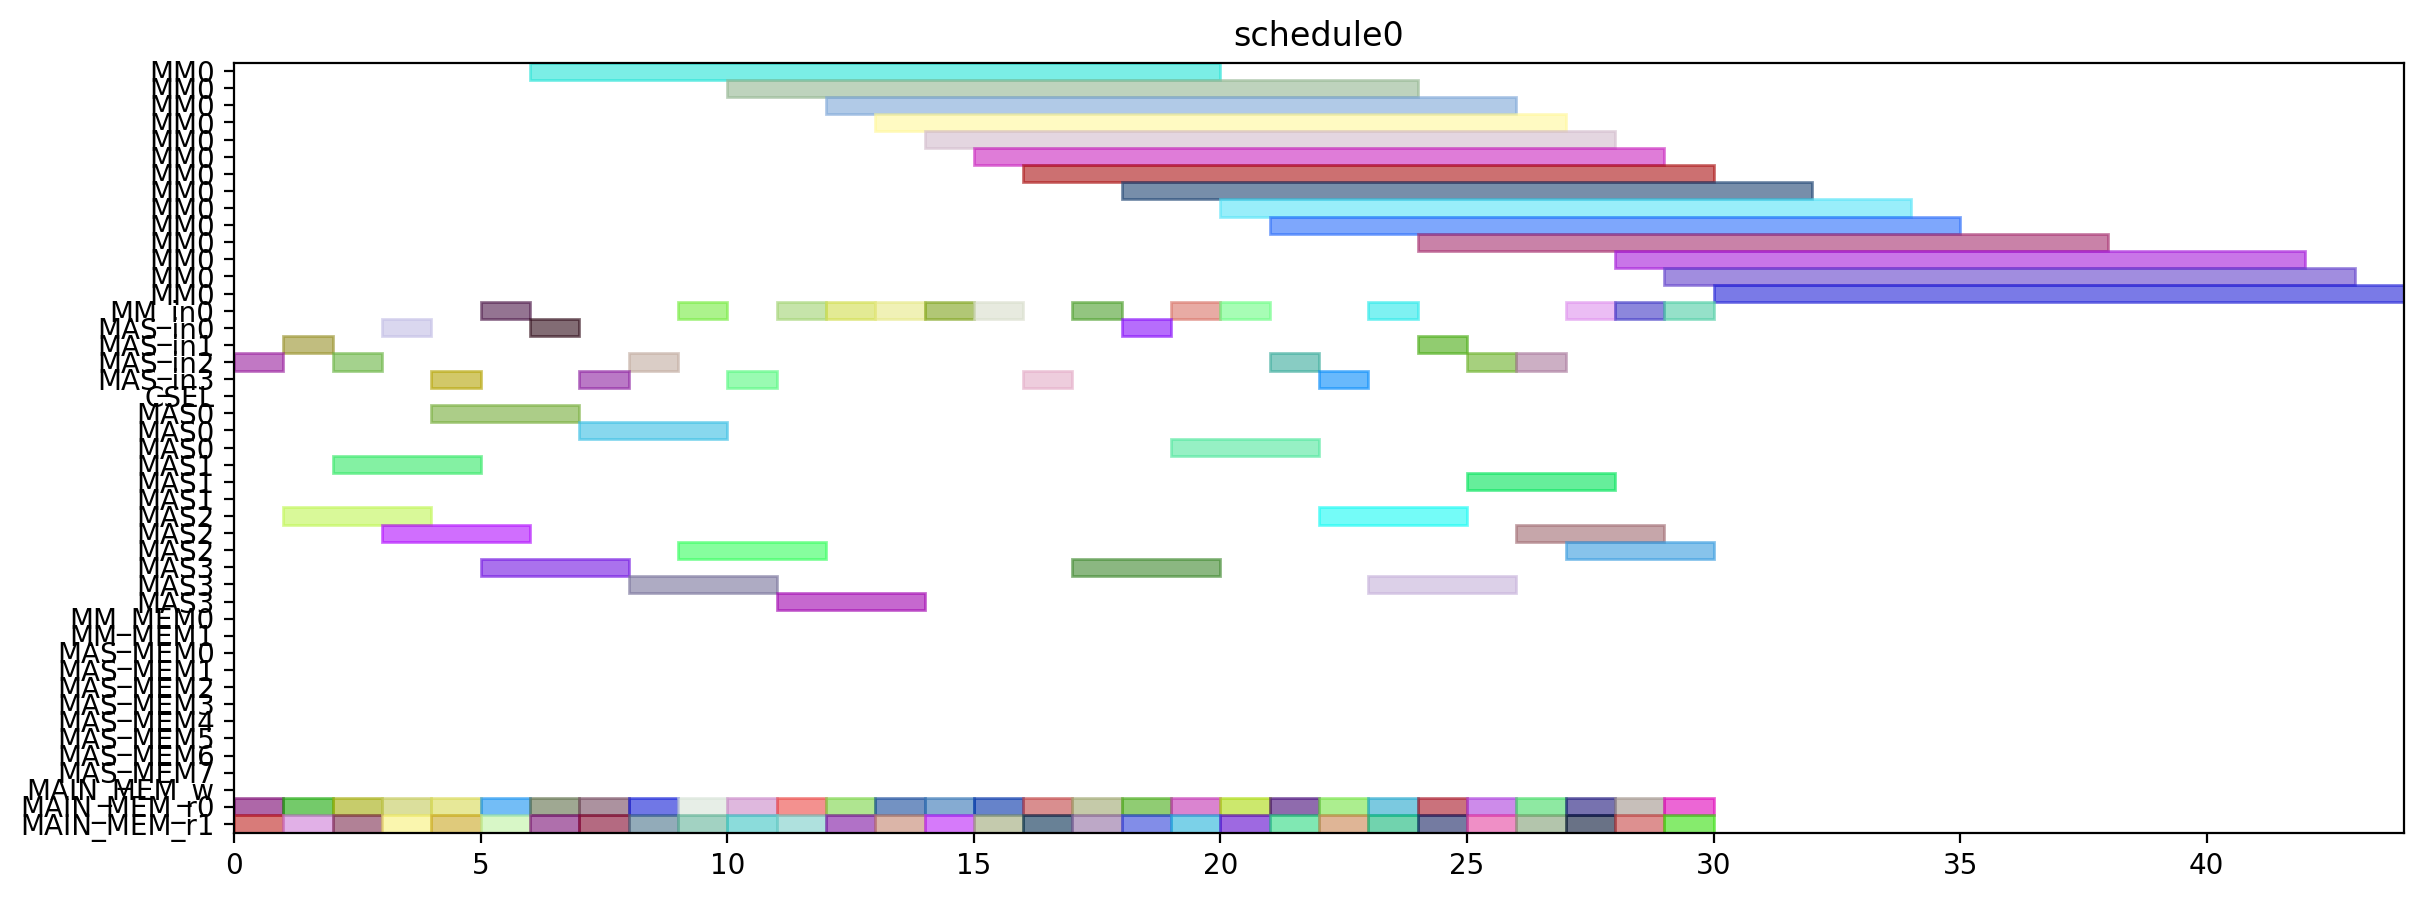

Write Python code to recreate this figure.
from pyschedule import Scenario, solvers, plotters, alt


def solve():
	horizon = 120
	S = Scenario("schedule0", horizon=horizon)

	# resource
	MM = S.Resources('MM', num=1, size=14)
	MM_in = S.Resources('MM_in', num=1)
	MAS_in = S.Resources('MAS_in', num=4)
	CSEL = S.Resource('CSEL')
	MAS = S.Resources('MAS', num=4, size=3, periods=range(1, horizon))
	MM_MEM = S.Resources('MM_MEM', num=2)
	MAS_MEM = S.Resources('MAS_MEM', num=8)
	MAIN_MEM_w = S.Resource('MAIN_MEM_w', size=1)
	MAIN_MEM_r = S.Resources('MAIN_MEM_r', num=2)

	# result of previous scheduling

	# new tasks
	r1_t0 = S.Task('r1_t0', length=14, delay_cost=1)
	r1_t0 += alt(MM)
	r1_t0_in = S.Task('r1_t0_in', length=1, delay_cost=1)
	r1_t0_in += alt(MM_in)
	S += r1_t0_in*MM_in[0]<=r1_t0*MM[0]
	r1_t0_mem0 = S.Task('r1_t0_mem0', length=1, delay_cost=1)
	r1_t0_mem0 += MAIN_MEM_r[0]
	S += r1_t0_mem0 <= r1_t0

	r1_t0_mem1 = S.Task('r1_t0_mem1', length=1, delay_cost=1)
	r1_t0_mem1 += MAIN_MEM_r[1]
	S += r1_t0_mem1 <= r1_t0

	r1_t1 = S.Task('r1_t1', length=14, delay_cost=1)
	r1_t1 += alt(MM)
	r1_t1_in = S.Task('r1_t1_in', length=1, delay_cost=1)
	r1_t1_in += alt(MM_in)
	S += r1_t1_in*MM_in[0]<=r1_t1*MM[0]
	r1_t1_mem0 = S.Task('r1_t1_mem0', length=1, delay_cost=1)
	r1_t1_mem0 += MAIN_MEM_r[0]
	S += r1_t1_mem0 <= r1_t1

	r1_t1_mem1 = S.Task('r1_t1_mem1', length=1, delay_cost=1)
	r1_t1_mem1 += MAIN_MEM_r[1]
	S += r1_t1_mem1 <= r1_t1

	r1_t2 = S.Task('r1_t2', length=3, delay_cost=1)
	r1_t2 += alt(MAS)
	r1_t2_in = S.Task('r1_t2_in', length=1, delay_cost=1)
	r1_t2_in += alt(MAS_in)
	S += r1_t2_in*MAS_in[0]<=r1_t2*MAS[0]

	S += r1_t2_in*MAS_in[1]<=r1_t2*MAS[1]

	S += r1_t2_in*MAS_in[2]<=r1_t2*MAS[2]

	S += r1_t2_in*MAS_in[3]<=r1_t2*MAS[3]

	r1_t2_mem0 = S.Task('r1_t2_mem0', length=1, delay_cost=1)
	r1_t2_mem0 += MAIN_MEM_r[0]
	S += r1_t2_mem0 <= r1_t2

	r1_t2_mem1 = S.Task('r1_t2_mem1', length=1, delay_cost=1)
	r1_t2_mem1 += MAIN_MEM_r[1]
	S += r1_t2_mem1 <= r1_t2

	r1_t3 = S.Task('r1_t3', length=3, delay_cost=1)
	r1_t3 += alt(MAS)
	r1_t3_in = S.Task('r1_t3_in', length=1, delay_cost=1)
	r1_t3_in += alt(MAS_in)
	S += r1_t3_in*MAS_in[0]<=r1_t3*MAS[0]

	S += r1_t3_in*MAS_in[1]<=r1_t3*MAS[1]

	S += r1_t3_in*MAS_in[2]<=r1_t3*MAS[2]

	S += r1_t3_in*MAS_in[3]<=r1_t3*MAS[3]

	r1_t3_mem0 = S.Task('r1_t3_mem0', length=1, delay_cost=1)
	r1_t3_mem0 += MAIN_MEM_r[0]
	S += r1_t3_mem0 <= r1_t3

	r1_t3_mem1 = S.Task('r1_t3_mem1', length=1, delay_cost=1)
	r1_t3_mem1 += MAIN_MEM_r[1]
	S += r1_t3_mem1 <= r1_t3

	r3_t0 = S.Task('r3_t0', length=14, delay_cost=1)
	r3_t0 += alt(MM)
	r3_t0_in = S.Task('r3_t0_in', length=1, delay_cost=1)
	r3_t0_in += alt(MM_in)
	S += r3_t0_in*MM_in[0]<=r3_t0*MM[0]
	r3_t0_mem0 = S.Task('r3_t0_mem0', length=1, delay_cost=1)
	r3_t0_mem0 += MAIN_MEM_r[0]
	S += r3_t0_mem0 <= r3_t0

	r3_t0_mem1 = S.Task('r3_t0_mem1', length=1, delay_cost=1)
	r3_t0_mem1 += MAIN_MEM_r[1]
	S += r3_t0_mem1 <= r3_t0

	r3_t1 = S.Task('r3_t1', length=14, delay_cost=1)
	r3_t1 += alt(MM)
	r3_t1_in = S.Task('r3_t1_in', length=1, delay_cost=1)
	r3_t1_in += alt(MM_in)
	S += r3_t1_in*MM_in[0]<=r3_t1*MM[0]
	r3_t1_mem0 = S.Task('r3_t1_mem0', length=1, delay_cost=1)
	r3_t1_mem0 += MAIN_MEM_r[0]
	S += r3_t1_mem0 <= r3_t1

	r3_t1_mem1 = S.Task('r3_t1_mem1', length=1, delay_cost=1)
	r3_t1_mem1 += MAIN_MEM_r[1]
	S += r3_t1_mem1 <= r3_t1

	r3_t2 = S.Task('r3_t2', length=3, delay_cost=1)
	r3_t2 += alt(MAS)
	r3_t2_in = S.Task('r3_t2_in', length=1, delay_cost=1)
	r3_t2_in += alt(MAS_in)
	S += r3_t2_in*MAS_in[0]<=r3_t2*MAS[0]

	S += r3_t2_in*MAS_in[1]<=r3_t2*MAS[1]

	S += r3_t2_in*MAS_in[2]<=r3_t2*MAS[2]

	S += r3_t2_in*MAS_in[3]<=r3_t2*MAS[3]

	r3_t2_mem0 = S.Task('r3_t2_mem0', length=1, delay_cost=1)
	r3_t2_mem0 += MAIN_MEM_r[0]
	S += r3_t2_mem0 <= r3_t2

	r3_t2_mem1 = S.Task('r3_t2_mem1', length=1, delay_cost=1)
	r3_t2_mem1 += MAIN_MEM_r[1]
	S += r3_t2_mem1 <= r3_t2

	r3_t3 = S.Task('r3_t3', length=3, delay_cost=1)
	r3_t3 += alt(MAS)
	r3_t3_in = S.Task('r3_t3_in', length=1, delay_cost=1)
	r3_t3_in += alt(MAS_in)
	S += r3_t3_in*MAS_in[0]<=r3_t3*MAS[0]

	S += r3_t3_in*MAS_in[1]<=r3_t3*MAS[1]

	S += r3_t3_in*MAS_in[2]<=r3_t3*MAS[2]

	S += r3_t3_in*MAS_in[3]<=r3_t3*MAS[3]

	r3_t3_mem0 = S.Task('r3_t3_mem0', length=1, delay_cost=1)
	r3_t3_mem0 += MAIN_MEM_r[0]
	S += r3_t3_mem0 <= r3_t3

	r3_t3_mem1 = S.Task('r3_t3_mem1', length=1, delay_cost=1)
	r3_t3_mem1 += MAIN_MEM_r[1]
	S += r3_t3_mem1 <= r3_t3

	r4_t0 = S.Task('r4_t0', length=14, delay_cost=1)
	r4_t0 += alt(MM)
	r4_t0_in = S.Task('r4_t0_in', length=1, delay_cost=1)
	r4_t0_in += alt(MM_in)
	S += r4_t0_in*MM_in[0]<=r4_t0*MM[0]
	r4_t0_mem0 = S.Task('r4_t0_mem0', length=1, delay_cost=1)
	r4_t0_mem0 += MAIN_MEM_r[0]
	S += r4_t0_mem0 <= r4_t0

	r4_t0_mem1 = S.Task('r4_t0_mem1', length=1, delay_cost=1)
	r4_t0_mem1 += MAIN_MEM_r[1]
	S += r4_t0_mem1 <= r4_t0

	r4_t1 = S.Task('r4_t1', length=14, delay_cost=1)
	r4_t1 += alt(MM)
	r4_t1_in = S.Task('r4_t1_in', length=1, delay_cost=1)
	r4_t1_in += alt(MM_in)
	S += r4_t1_in*MM_in[0]<=r4_t1*MM[0]
	r4_t1_mem0 = S.Task('r4_t1_mem0', length=1, delay_cost=1)
	r4_t1_mem0 += MAIN_MEM_r[0]
	S += r4_t1_mem0 <= r4_t1

	r4_t1_mem1 = S.Task('r4_t1_mem1', length=1, delay_cost=1)
	r4_t1_mem1 += MAIN_MEM_r[1]
	S += r4_t1_mem1 <= r4_t1

	r4_t2 = S.Task('r4_t2', length=3, delay_cost=1)
	r4_t2 += alt(MAS)
	r4_t2_in = S.Task('r4_t2_in', length=1, delay_cost=1)
	r4_t2_in += alt(MAS_in)
	S += r4_t2_in*MAS_in[0]<=r4_t2*MAS[0]

	S += r4_t2_in*MAS_in[1]<=r4_t2*MAS[1]

	S += r4_t2_in*MAS_in[2]<=r4_t2*MAS[2]

	S += r4_t2_in*MAS_in[3]<=r4_t2*MAS[3]

	r4_t2_mem0 = S.Task('r4_t2_mem0', length=1, delay_cost=1)
	r4_t2_mem0 += MAIN_MEM_r[0]
	S += r4_t2_mem0 <= r4_t2

	r4_t2_mem1 = S.Task('r4_t2_mem1', length=1, delay_cost=1)
	r4_t2_mem1 += MAIN_MEM_r[1]
	S += r4_t2_mem1 <= r4_t2

	r4_t3 = S.Task('r4_t3', length=3, delay_cost=1)
	r4_t3 += alt(MAS)
	r4_t3_in = S.Task('r4_t3_in', length=1, delay_cost=1)
	r4_t3_in += alt(MAS_in)
	S += r4_t3_in*MAS_in[0]<=r4_t3*MAS[0]

	S += r4_t3_in*MAS_in[1]<=r4_t3*MAS[1]

	S += r4_t3_in*MAS_in[2]<=r4_t3*MAS[2]

	S += r4_t3_in*MAS_in[3]<=r4_t3*MAS[3]

	r4_t3_mem0 = S.Task('r4_t3_mem0', length=1, delay_cost=1)
	r4_t3_mem0 += MAIN_MEM_r[0]
	S += r4_t3_mem0 <= r4_t3

	r4_t3_mem1 = S.Task('r4_t3_mem1', length=1, delay_cost=1)
	r4_t3_mem1 += MAIN_MEM_r[1]
	S += r4_t3_mem1 <= r4_t3

	r5_t0 = S.Task('r5_t0', length=14, delay_cost=1)
	r5_t0 += alt(MM)
	r5_t0_in = S.Task('r5_t0_in', length=1, delay_cost=1)
	r5_t0_in += alt(MM_in)
	S += r5_t0_in*MM_in[0]<=r5_t0*MM[0]
	r5_t0_mem0 = S.Task('r5_t0_mem0', length=1, delay_cost=1)
	r5_t0_mem0 += MAIN_MEM_r[0]
	S += r5_t0_mem0 <= r5_t0

	r5_t0_mem1 = S.Task('r5_t0_mem1', length=1, delay_cost=1)
	r5_t0_mem1 += MAIN_MEM_r[1]
	S += r5_t0_mem1 <= r5_t0

	r5_t1 = S.Task('r5_t1', length=14, delay_cost=1)
	r5_t1 += alt(MM)
	r5_t1_in = S.Task('r5_t1_in', length=1, delay_cost=1)
	r5_t1_in += alt(MM_in)
	S += r5_t1_in*MM_in[0]<=r5_t1*MM[0]
	r5_t1_mem0 = S.Task('r5_t1_mem0', length=1, delay_cost=1)
	r5_t1_mem0 += MAIN_MEM_r[0]
	S += r5_t1_mem0 <= r5_t1

	r5_t1_mem1 = S.Task('r5_t1_mem1', length=1, delay_cost=1)
	r5_t1_mem1 += MAIN_MEM_r[1]
	S += r5_t1_mem1 <= r5_t1

	r5_t2 = S.Task('r5_t2', length=3, delay_cost=1)
	r5_t2 += alt(MAS)
	r5_t2_in = S.Task('r5_t2_in', length=1, delay_cost=1)
	r5_t2_in += alt(MAS_in)
	S += r5_t2_in*MAS_in[0]<=r5_t2*MAS[0]

	S += r5_t2_in*MAS_in[1]<=r5_t2*MAS[1]

	S += r5_t2_in*MAS_in[2]<=r5_t2*MAS[2]

	S += r5_t2_in*MAS_in[3]<=r5_t2*MAS[3]

	r5_t2_mem0 = S.Task('r5_t2_mem0', length=1, delay_cost=1)
	r5_t2_mem0 += MAIN_MEM_r[0]
	S += r5_t2_mem0 <= r5_t2

	r5_t2_mem1 = S.Task('r5_t2_mem1', length=1, delay_cost=1)
	r5_t2_mem1 += MAIN_MEM_r[1]
	S += r5_t2_mem1 <= r5_t2

	r5_t3 = S.Task('r5_t3', length=3, delay_cost=1)
	r5_t3 += alt(MAS)
	r5_t3_in = S.Task('r5_t3_in', length=1, delay_cost=1)
	r5_t3_in += alt(MAS_in)
	S += r5_t3_in*MAS_in[0]<=r5_t3*MAS[0]

	S += r5_t3_in*MAS_in[1]<=r5_t3*MAS[1]

	S += r5_t3_in*MAS_in[2]<=r5_t3*MAS[2]

	S += r5_t3_in*MAS_in[3]<=r5_t3*MAS[3]

	r5_t3_mem0 = S.Task('r5_t3_mem0', length=1, delay_cost=1)
	r5_t3_mem0 += MAIN_MEM_r[0]
	S += r5_t3_mem0 <= r5_t3

	r5_t3_mem1 = S.Task('r5_t3_mem1', length=1, delay_cost=1)
	r5_t3_mem1 += MAIN_MEM_r[1]
	S += r5_t3_mem1 <= r5_t3

	r6_t0 = S.Task('r6_t0', length=14, delay_cost=1)
	r6_t0 += alt(MM)
	r6_t0_in = S.Task('r6_t0_in', length=1, delay_cost=1)
	r6_t0_in += alt(MM_in)
	S += r6_t0_in*MM_in[0]<=r6_t0*MM[0]
	r6_t0_mem0 = S.Task('r6_t0_mem0', length=1, delay_cost=1)
	r6_t0_mem0 += MAIN_MEM_r[0]
	S += r6_t0_mem0 <= r6_t0

	r6_t0_mem1 = S.Task('r6_t0_mem1', length=1, delay_cost=1)
	r6_t0_mem1 += MAIN_MEM_r[1]
	S += r6_t0_mem1 <= r6_t0

	r6_t1 = S.Task('r6_t1', length=14, delay_cost=1)
	r6_t1 += alt(MM)
	r6_t1_in = S.Task('r6_t1_in', length=1, delay_cost=1)
	r6_t1_in += alt(MM_in)
	S += r6_t1_in*MM_in[0]<=r6_t1*MM[0]
	r6_t1_mem0 = S.Task('r6_t1_mem0', length=1, delay_cost=1)
	r6_t1_mem0 += MAIN_MEM_r[0]
	S += r6_t1_mem0 <= r6_t1

	r6_t1_mem1 = S.Task('r6_t1_mem1', length=1, delay_cost=1)
	r6_t1_mem1 += MAIN_MEM_r[1]
	S += r6_t1_mem1 <= r6_t1

	r6_t2 = S.Task('r6_t2', length=3, delay_cost=1)
	r6_t2 += alt(MAS)
	r6_t2_in = S.Task('r6_t2_in', length=1, delay_cost=1)
	r6_t2_in += alt(MAS_in)
	S += r6_t2_in*MAS_in[0]<=r6_t2*MAS[0]

	S += r6_t2_in*MAS_in[1]<=r6_t2*MAS[1]

	S += r6_t2_in*MAS_in[2]<=r6_t2*MAS[2]

	S += r6_t2_in*MAS_in[3]<=r6_t2*MAS[3]

	r6_t2_mem0 = S.Task('r6_t2_mem0', length=1, delay_cost=1)
	r6_t2_mem0 += MAIN_MEM_r[0]
	S += r6_t2_mem0 <= r6_t2

	r6_t2_mem1 = S.Task('r6_t2_mem1', length=1, delay_cost=1)
	r6_t2_mem1 += MAIN_MEM_r[1]
	S += r6_t2_mem1 <= r6_t2

	r6_t3 = S.Task('r6_t3', length=3, delay_cost=1)
	r6_t3 += alt(MAS)
	r6_t3_in = S.Task('r6_t3_in', length=1, delay_cost=1)
	r6_t3_in += alt(MAS_in)
	S += r6_t3_in*MAS_in[0]<=r6_t3*MAS[0]

	S += r6_t3_in*MAS_in[1]<=r6_t3*MAS[1]

	S += r6_t3_in*MAS_in[2]<=r6_t3*MAS[2]

	S += r6_t3_in*MAS_in[3]<=r6_t3*MAS[3]

	r6_t3_mem0 = S.Task('r6_t3_mem0', length=1, delay_cost=1)
	r6_t3_mem0 += MAIN_MEM_r[0]
	S += r6_t3_mem0 <= r6_t3

	r6_t3_mem1 = S.Task('r6_t3_mem1', length=1, delay_cost=1)
	r6_t3_mem1 += MAIN_MEM_r[1]
	S += r6_t3_mem1 <= r6_t3

	r9_t2 = S.Task('r9_t2', length=3, delay_cost=1)
	r9_t2 += alt(MAS)
	r9_t2_in = S.Task('r9_t2_in', length=1, delay_cost=1)
	r9_t2_in += alt(MAS_in)
	S += r9_t2_in*MAS_in[0]<=r9_t2*MAS[0]

	S += r9_t2_in*MAS_in[1]<=r9_t2*MAS[1]

	S += r9_t2_in*MAS_in[2]<=r9_t2*MAS[2]

	S += r9_t2_in*MAS_in[3]<=r9_t2*MAS[3]

	r9_t2_mem0 = S.Task('r9_t2_mem0', length=1, delay_cost=1)
	r9_t2_mem0 += MAIN_MEM_r[0]
	S += r9_t2_mem0 <= r9_t2

	r9_t2_mem1 = S.Task('r9_t2_mem1', length=1, delay_cost=1)
	r9_t2_mem1 += MAIN_MEM_r[1]
	S += r9_t2_mem1 <= r9_t2

	r12_t0 = S.Task('r12_t0', length=14, delay_cost=1)
	r12_t0 += alt(MM)
	r12_t0_in = S.Task('r12_t0_in', length=1, delay_cost=1)
	r12_t0_in += alt(MM_in)
	S += r12_t0_in*MM_in[0]<=r12_t0*MM[0]
	r12_t0_mem0 = S.Task('r12_t0_mem0', length=1, delay_cost=1)
	r12_t0_mem0 += MAIN_MEM_r[0]
	S += r12_t0_mem0 <= r12_t0

	r12_t0_mem1 = S.Task('r12_t0_mem1', length=1, delay_cost=1)
	r12_t0_mem1 += MAIN_MEM_r[1]
	S += r12_t0_mem1 <= r12_t0

	r12_t1 = S.Task('r12_t1', length=14, delay_cost=1)
	r12_t1 += alt(MM)
	r12_t1_in = S.Task('r12_t1_in', length=1, delay_cost=1)
	r12_t1_in += alt(MM_in)
	S += r12_t1_in*MM_in[0]<=r12_t1*MM[0]
	r12_t1_mem0 = S.Task('r12_t1_mem0', length=1, delay_cost=1)
	r12_t1_mem0 += MAIN_MEM_r[0]
	S += r12_t1_mem0 <= r12_t1

	r12_t1_mem1 = S.Task('r12_t1_mem1', length=1, delay_cost=1)
	r12_t1_mem1 += MAIN_MEM_r[1]
	S += r12_t1_mem1 <= r12_t1

	r12_t2 = S.Task('r12_t2', length=3, delay_cost=1)
	r12_t2 += alt(MAS)
	r12_t2_in = S.Task('r12_t2_in', length=1, delay_cost=1)
	r12_t2_in += alt(MAS_in)
	S += r12_t2_in*MAS_in[0]<=r12_t2*MAS[0]

	S += r12_t2_in*MAS_in[1]<=r12_t2*MAS[1]

	S += r12_t2_in*MAS_in[2]<=r12_t2*MAS[2]

	S += r12_t2_in*MAS_in[3]<=r12_t2*MAS[3]

	r12_t2_mem0 = S.Task('r12_t2_mem0', length=1, delay_cost=1)
	r12_t2_mem0 += MAIN_MEM_r[0]
	S += r12_t2_mem0 <= r12_t2

	r12_t2_mem1 = S.Task('r12_t2_mem1', length=1, delay_cost=1)
	r12_t2_mem1 += MAIN_MEM_r[1]
	S += r12_t2_mem1 <= r12_t2

	r12_t3 = S.Task('r12_t3', length=3, delay_cost=1)
	r12_t3 += alt(MAS)
	r12_t3_in = S.Task('r12_t3_in', length=1, delay_cost=1)
	r12_t3_in += alt(MAS_in)
	S += r12_t3_in*MAS_in[0]<=r12_t3*MAS[0]

	S += r12_t3_in*MAS_in[1]<=r12_t3*MAS[1]

	S += r12_t3_in*MAS_in[2]<=r12_t3*MAS[2]

	S += r12_t3_in*MAS_in[3]<=r12_t3*MAS[3]

	r12_t3_mem0 = S.Task('r12_t3_mem0', length=1, delay_cost=1)
	r12_t3_mem0 += MAIN_MEM_r[0]
	S += r12_t3_mem0 <= r12_t3

	r12_t3_mem1 = S.Task('r12_t3_mem1', length=1, delay_cost=1)
	r12_t3_mem1 += MAIN_MEM_r[1]
	S += r12_t3_mem1 <= r12_t3

	r13_t0 = S.Task('r13_t0', length=14, delay_cost=1)
	r13_t0 += alt(MM)
	r13_t0_in = S.Task('r13_t0_in', length=1, delay_cost=1)
	r13_t0_in += alt(MM_in)
	S += r13_t0_in*MM_in[0]<=r13_t0*MM[0]
	r13_t0_mem0 = S.Task('r13_t0_mem0', length=1, delay_cost=1)
	r13_t0_mem0 += MAIN_MEM_r[0]
	S += r13_t0_mem0 <= r13_t0

	r13_t0_mem1 = S.Task('r13_t0_mem1', length=1, delay_cost=1)
	r13_t0_mem1 += MAIN_MEM_r[1]
	S += r13_t0_mem1 <= r13_t0

	r13_t1 = S.Task('r13_t1', length=14, delay_cost=1)
	r13_t1 += alt(MM)
	r13_t1_in = S.Task('r13_t1_in', length=1, delay_cost=1)
	r13_t1_in += alt(MM_in)
	S += r13_t1_in*MM_in[0]<=r13_t1*MM[0]
	r13_t1_mem0 = S.Task('r13_t1_mem0', length=1, delay_cost=1)
	r13_t1_mem0 += MAIN_MEM_r[0]
	S += r13_t1_mem0 <= r13_t1

	r13_t1_mem1 = S.Task('r13_t1_mem1', length=1, delay_cost=1)
	r13_t1_mem1 += MAIN_MEM_r[1]
	S += r13_t1_mem1 <= r13_t1

	r13_t2 = S.Task('r13_t2', length=3, delay_cost=1)
	r13_t2 += alt(MAS)
	r13_t2_in = S.Task('r13_t2_in', length=1, delay_cost=1)
	r13_t2_in += alt(MAS_in)
	S += r13_t2_in*MAS_in[0]<=r13_t2*MAS[0]

	S += r13_t2_in*MAS_in[1]<=r13_t2*MAS[1]

	S += r13_t2_in*MAS_in[2]<=r13_t2*MAS[2]

	S += r13_t2_in*MAS_in[3]<=r13_t2*MAS[3]

	r13_t2_mem0 = S.Task('r13_t2_mem0', length=1, delay_cost=1)
	r13_t2_mem0 += MAIN_MEM_r[0]
	S += r13_t2_mem0 <= r13_t2

	r13_t2_mem1 = S.Task('r13_t2_mem1', length=1, delay_cost=1)
	r13_t2_mem1 += MAIN_MEM_r[1]
	S += r13_t2_mem1 <= r13_t2

	r13_t3 = S.Task('r13_t3', length=3, delay_cost=1)
	r13_t3 += alt(MAS)
	r13_t3_in = S.Task('r13_t3_in', length=1, delay_cost=1)
	r13_t3_in += alt(MAS_in)
	S += r13_t3_in*MAS_in[0]<=r13_t3*MAS[0]

	S += r13_t3_in*MAS_in[1]<=r13_t3*MAS[1]

	S += r13_t3_in*MAS_in[2]<=r13_t3*MAS[2]

	S += r13_t3_in*MAS_in[3]<=r13_t3*MAS[3]

	r13_t3_mem0 = S.Task('r13_t3_mem0', length=1, delay_cost=1)
	r13_t3_mem0 += MAIN_MEM_r[0]
	S += r13_t3_mem0 <= r13_t3

	r13_t3_mem1 = S.Task('r13_t3_mem1', length=1, delay_cost=1)
	r13_t3_mem1 += MAIN_MEM_r[1]
	S += r13_t3_mem1 <= r13_t3

	r16_t3 = S.Task('r16_t3', length=3, delay_cost=1)
	r16_t3 += alt(MAS)
	r16_t3_in = S.Task('r16_t3_in', length=1, delay_cost=1)
	r16_t3_in += alt(MAS_in)
	S += r16_t3_in*MAS_in[0]<=r16_t3*MAS[0]

	S += r16_t3_in*MAS_in[1]<=r16_t3*MAS[1]

	S += r16_t3_in*MAS_in[2]<=r16_t3*MAS[2]

	S += r16_t3_in*MAS_in[3]<=r16_t3*MAS[3]

	r16_t3_mem0 = S.Task('r16_t3_mem0', length=1, delay_cost=1)
	r16_t3_mem0 += MAIN_MEM_r[0]
	S += r16_t3_mem0 <= r16_t3

	r16_t3_mem1 = S.Task('r16_t3_mem1', length=1, delay_cost=1)
	r16_t3_mem1 += MAIN_MEM_r[1]
	S += r16_t3_mem1 <= r16_t3

	solvers.mip.solve(S,msg=1,kind='CPLEX',ratio_gap=1.01)

	solution = [['hoge']*len(S.solution()[1]) for i in range(len(S.solution()))]
	for i in range(len(S.solution())):
		for j in range(len(S.solution()[i])):
			solution[i][j]=str(S.solution()[i][j])
	print(solution)

	cycles = int(solution[-1][3])

	pic_file_name = "/home/mfukuda/ABE/multiRAM_multiMAS_16mux/scheduling_result/stage14MM1_stage3MAS4/EP2_YRECOVER/schedule0.png"
	if(S.solution() != []):
		plotters.matplotlib.plot(S,img_filename=pic_file_name, show_task_labels=False, fig_size=(cycles*0.25+3, 5))

	return solution
